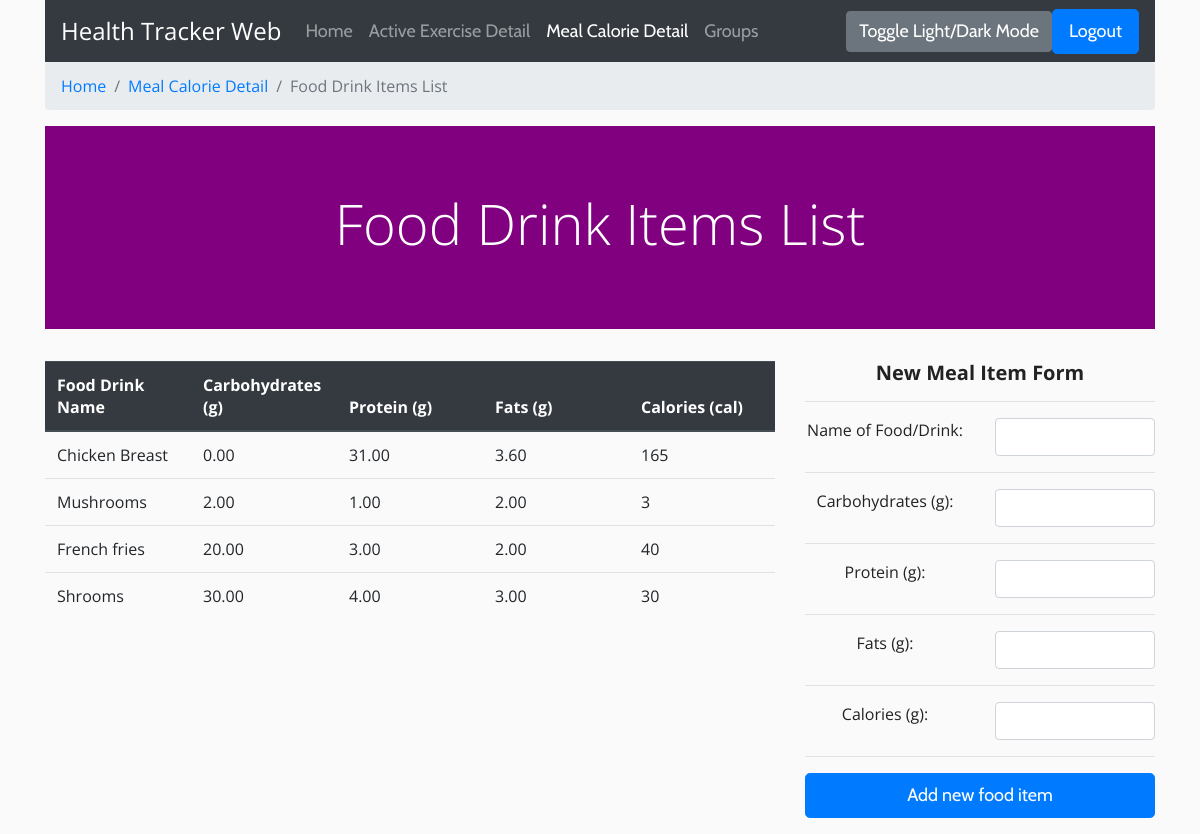
Page /mealItems/ (signed in) on the committed database.
### healthTrackerApp/models.py (models this page shows, shortened)
class Food(models.Model):
    foodID = models.AutoField(primary_key= True, editable= False, unique=True)
    foodName = models.CharField(max_length= 255)
    carbohydrates = models.DecimalField(decimal_places= 2, max_digits= 5)
    protein = models.DecimalField(decimal_places= 2, max_digits= 5)
    fats = models.DecimalField(decimal_places= 2, max_digits= 5)
    calories = models.IntegerField()

### healthTrackerApp/views.py (the view)
# urls.py: re_path('^mealItems/$', views.mealItem, name='mealItem'),
def mealItem(request):
    if not request.user.is_authenticated:
        return HttpResponseForbidden()
    context = {}
    food = Food.objects.all()
    if request.POST:
        foodDrinkForm = FoodDrinkItemForm(request.POST)
        if foodDrinkForm.is_valid():
            foodDrinkForm = foodDrinkForm.save()
    else:
        foodDrinkForm = FoodDrinkItemForm()
    context['foodDrinkFrm'] = foodDrinkForm
    context['food'] = food
    return render(request, "mealFoodDrinkList.html", context)

### healthTrackerApp/forms.py (shortened to what this page needs)
class FoodDrinkItemForm(forms.ModelForm):
    class Meta(MealForm.Meta):
        model = Food
        fields = '__all__'
        exclude = ['foodID']

### healthTrackerApp/templates/mealFoodDrinkList.html (shortened to what this page needs)
{% load static %}
<head>
<link rel="stylesheet" href="https://stackpath.bootstrapcdn.com/bootstrap/4.4.1/css/bootstrap.min.css">
{% block extrahead %}
<link rel="stylesheet" type="text/css" href="{% static 'healthTrackerApp/homepage.css' %}">
{% endblock %}
</head>
<body>
    <div class="container">
        <nav class="navbar navbar-expand-lg navbar-dark bg-dark">
            <div class="navbar-header">
                <a class="navbar-brand" style="font-size: 24px" href="#">Health Tracker Web</a>
            </div>
            <div class="navbar-collapse">
                <ul class="nav navbar-nav mr-auto d-mr-block justify-group-right">
                    <li>
                        <a class="nav-item nav-link" href="{% url 'home' %}">Home</a>
                    </li>
                    <li>
                        <a class="nav-item nav-link" href="{% url 'exercise' %}">Active Exercise Detail</a>
                    </li>
                    <li class="nav-item active">
                        <a class="nav-item nav-link" href="{% url 'meal' %}">Meal Calorie Detail</a>
                    </li>
                    <li>
                        <a class="nav-item nav-link" href="{% url 'groups' %}">Groups</a>
                    </li>
                </ul>
            </div>
            <button class="btn btn-secondary" onclick="darkMode()">Toggle Light/Dark Mode</button>
            {% if request.user.is_authenticated%}
                <a class="btn btn-primary btn-lg justify-content-right" href="{% url 'logout' %}">Logout</a>
                {% else %}
                <a class="btn btn-primary btn-lg justify-content-right" href="{% url 'login' %}">Login</a>
            {% endif %}
        </nav>
        <nav aria-label="breadcrumb">
        <ol class="breadcrumb">
            <li class="breadcrumb-item" aria-current="page"><a href="{% url 'home' %}">Home</a></li>
            <li class="breadcrumb-item" aria-current="page"><a href="{% url 'meal' %}">Meal Calorie Detail</a></li>
            <li class="breadcrumb-item active" aria-current="page">Food Drink Items List</li>
        </ol>
        </nav>
    </div>
    <div class="container">
        <div class="title d-block jumbotron jumbotron-fluid">
            <h2 class="display-4">Food Drink Items List</h2>
        </div>
        <div class="row">
            <div class="col col-lg-8">
            <div class="table-responsive">
                <table class="table">
                    <thead class = "thead-dark">
                        <tr>
                            <th style="width: 20%">Food Drink Name</th>
                            <th style="width: 20%">Carbohydrates (g)</th>
                            <th style="width: 20%">Protein (g)</th>
                            <th style="width: 20%">Fats (g)</th>
                            <th style="width: 20%">Calories (cal)</th>
                        </tr>
                    </thead>
                    <tbody>
                        {% for item in food %}
                        <tr>
                            <td>{{ item.foodName }}</td>
                            <td>{{ item.carbohydrates }}</td>
                            <td>{{ item.protein }}</td>
                            <td>{{ item.fats }}</td>
                            <td>{{ item.calories }}</td>
                        </tr>
                    {% endfor %}
                    </tbody>
                </table>
            </div>
            </div>
            <div class="col col-lg-4 justify-content-center">
                <h2 class=".ListTitle">New Meal Item Form</h2>
                <hr/>
                <form action="{% url 'mealItem' %}" method="post" id="foodDrinkItemForm">
                    <div class="row">
                        <div class="col-lg-6">
                            <label for="foodName">Name of Food/Drink:</label>
                        </div>
                        <div class="col-lg-6">
                            <input type="text" class="form-control" name="foodName" required>
                        </div>
                    </div>
                    <hr/>
                    <div class="row">
                        <div class="col-lg-6">
                            <label for="carbohydrates">Carbohydrates (g): </label>
                        </div>
                        <div class="col-lg-6">
                            <input type="number" class="form-control" name="carbohydrates" step=".01" required>
                        </div>
                    </div>
                    <hr/>
                    <div class="row">
                        <div class="col-lg-6">
                            <label for="protein">Protein (g): </label>
                        </div>
                        <div class="col-lg-6">
                            <input type="number" class="form-control" name="protein" step=".01" required>
                        </div>
                    </div>
                    <hr/>
                    <div class="row">
                        <div class="col-lg-6">
                            <label for="fats">Fats (g): </label>
                        </div>
                        <div class="col-lg-6">
                            <input type="number" class="form-control" name="fats" step=".01" required>
                        </div>
                    </div>
                    <hr/>
                    <div class="row">
                        <div class="col-lg-6">
                            <label for="calories">Calories (g):</label>
                        </div>
                        <div class="col-lg-6">
                            <input type="number" class="form-control" name="calories" min="1" step="1" required>
                        </div>
                    </div>
                    <hr/>
                    {% for list in food %}
                    <p>
                    {% endfor %}
                    </p>
                    <div class="row">
                        <div class="container">
                            <button type="submit" class="btn btn-primary btn-lg btn-block" href="#">Add new food item</button>
                        </div>
                    </div>
                </form>
            </div>
        </div>
    </div>
</body>

### healthTrackerApp/static/healthTrackerApp/homepage.css (style rules this page uses)
body { font-family: 'Open Sans', sans-serif; text-align: center; background-color: #fafafa; color: #222222; }
.title { font-family: 'Cabin', sans-serif; text-align: left; }
.jumbotron { font-family: 'Cabin', sans-serif; font-size: 18px; text-align: center; background-color: purple; color: white; }
.btn, .nav { font-family: 'Cabin', sans-serif; font-size: 18px; }
h2, h3, h4, h5, h6 { font-family: 'Open Sans', sans-serif; font-size: 14px; }
p { font-family: 'Open Sans', sans-serif; }
.\.ListTitle { font-size: 20px; font-weight: bold; text-underline-style: single; }

### rows in the picture
Food: foodName "Chicken Breast", carbohydrates "0.00", protein "31.00", fats "3.60", calories "165"
Food: foodName "Mushrooms", carbohydrates "2.00", protein "1.00", fats "2.00", calories "3"
Food: foodName "French fries", carbohydrates "20.00", protein "3.00", fats "2.00", calories "40"
Food: foodName "Shrooms", carbohydrates "30.00", protein "4.00", fats "3.00", calories "30"
